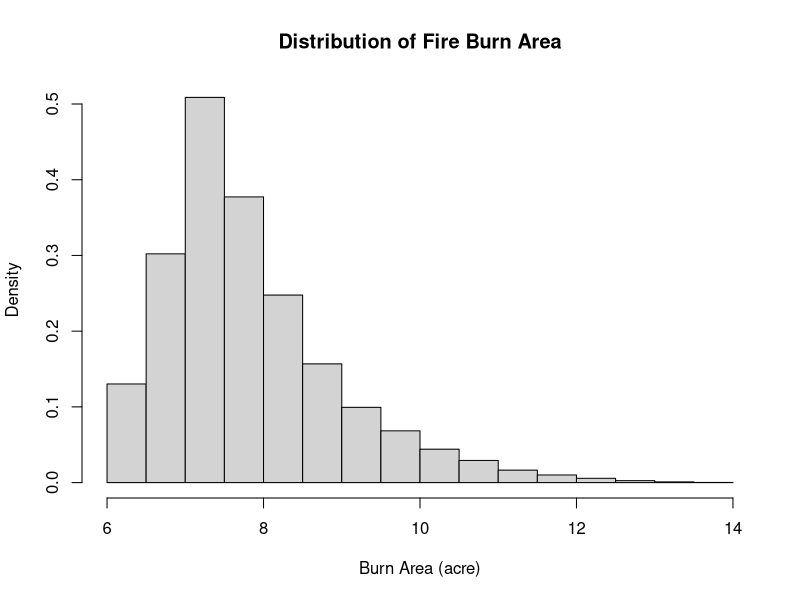
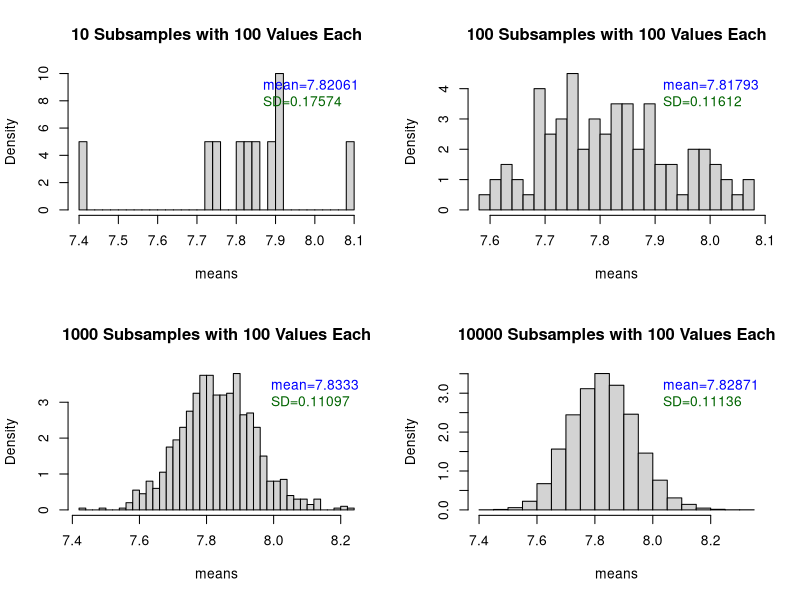
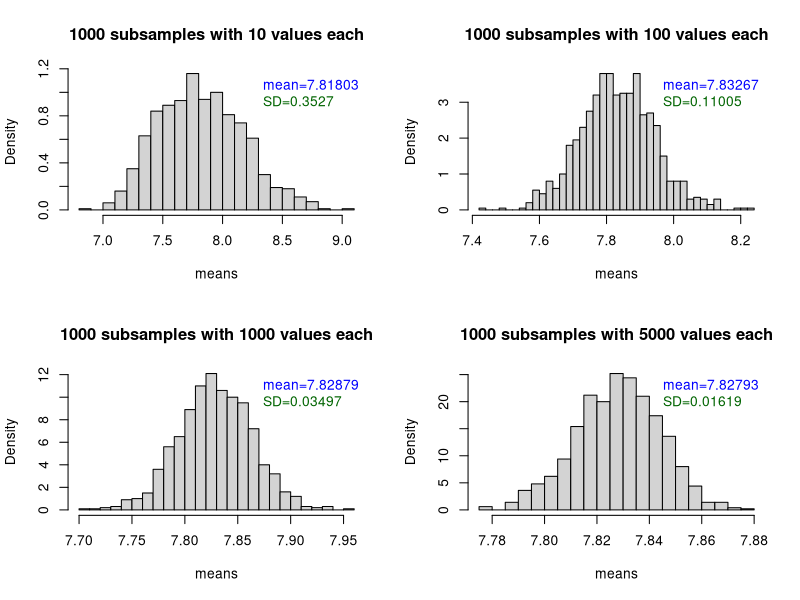
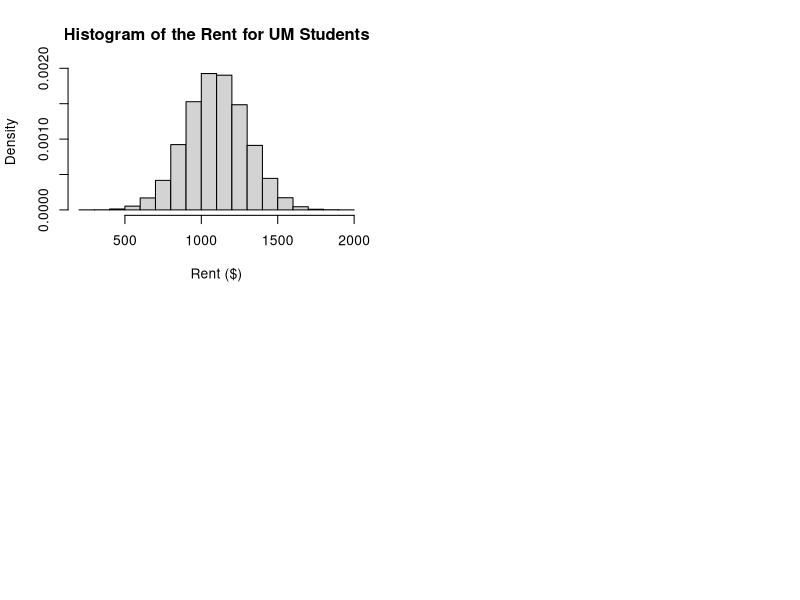
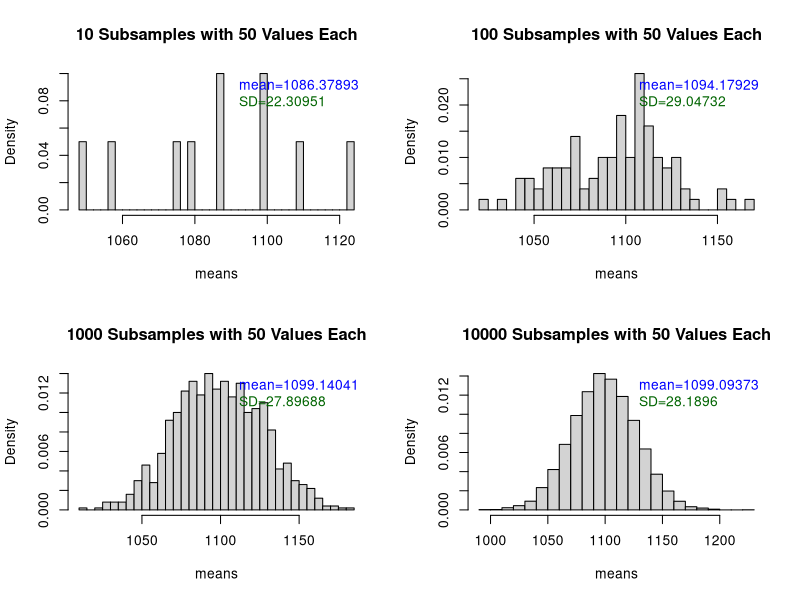
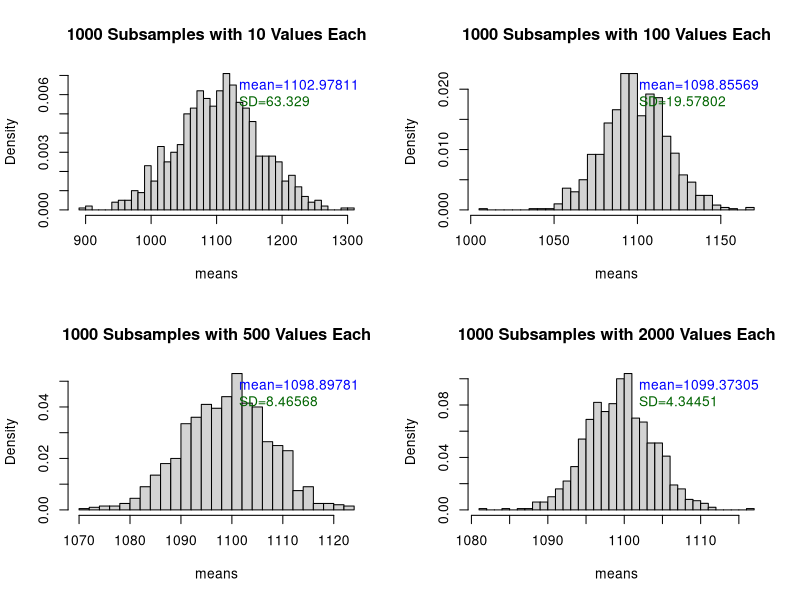

Recreate these plots in R, in order.
## ---- chunk 1
# setup
set.seed(100)  # set random seed
fireinfo <- read.csv("../data/lab2/firinfo.csv")
head(fireinfo)

# get the mean and sd of the sample data
mean(fireinfo$BurnBndAc)
sd(fireinfo$BurnBndAc)

# histogram of the data
hist(fireinfo$BurnBndAc, probability=T, main="Distribution of Fire Burn Area", xlab='Burn Area (acre)')
## ---- chunk 2
# define function: get the sample mean vector, var stands for the attribute in the data
meansVector <- function(data, sample_times, sample_size, var) {
  v <- c()  # create blank vector
  for (i in 1:sample_times) {
    y <- sample(data[, var], sample_size, replace = TRUE)  # get replaced sample
    m <- mean(y)
    v[i] <- m
  }
  return(v)
}
## ---- chunk 3
# increasing the number of subsamples
set.seed(100)
sample_times <- c(10, 100, 1000, 10000) # number of subsamples

par(mfrow = c(2, 2))  # set subplot
for (i in c(1:length(sample_times))) {
  means <- meansVector(fireinfo, sample_times[i], 100, "BurnBndAc")  # get sample means
  avg <- round(mean(means), 5)  # mean of the sample means
  SD <- round(sd(means), 5)  # std of the sample means
  hist(means, probability=T, main = paste0(sample_times[i], " Subsamples with 100 Values Each"), breaks=30)
  legend("topright", bty = 'n', legend = c(paste0("mean=", avg), paste0("SD=", SD)), text.col = c("blue", "dark green"))
}

## ---- chunk 4
set.seed(100)
# Increasing the number of values within each subsample
sample_size <- c(10, 100, 1000, 5000)

par(mfrow = c(2, 2))
for (i in c(1:length(sample_size))) {
  means <- meansVector(fireinfo, 1000, sample_size[i], "BurnBndAc")
  avg <- round(mean(means), 5)
  SD <- round(sd(means), 5)
  hist(means, probability = TRUE, main = paste0("1000 subsamples with ", sample_size[i], " values each"), breaks=30)
  legend("topright", bty = "n", legend = c(paste0("mean=", avg), paste0("SD=", SD)), text.col = c("blue", "dark green"))
}
## ---- chunk 5
# create a dataset called "rentdata"
set.seed(100)
rentdata <- rnorm(mean=1100, n=40000, sd=200)
## ---- chunk 6
meansVector <- function(data, times, size) {
  v <- c()
  for (i in 1:times) {
    y <- sample(data, size, replace=TRUE)
    m <- mean(y)
    v[i] <- m
  }
  return(v)
}
## ---- chunk 7
set.seed(100)
# (1) Plot the histogram of the rent data
hist(rentdata, probability=T, main='Histogram of the Rent for UM Students', xlab='Rent ($)')

# (2) Create a series of histograms where you gradually increase the number of subsamples you take, but keep the number of values in each subsample constant
sample_times <- c(10, 100, 1000, 10000)
par(mfrow=c(2,2))
for (i in c(1:length(sample_times))) {
  means <- meansVector(rentdata, sample_times[i], 50)
  avg <- round(mean(means), 5)
  SD <- round(sd(means), 5)
  hist(means, probability = TRUE, main = paste0(sample_times[i], ' Subsamples with 50 Values Each'), breaks=30)
  legend("topright", bty = "n", legend = c(paste0("mean=", avg), paste0("SD=", SD)), text.col = c("blue", "dark green"))
}

# (3) Create a series of histograms where you keep the number of subsamples you take constant, but increase the number of values within each subsample
sample_size <- c(10, 100, 500, 2000)
par(mfrow=c(2,2))
for (i in c(1:length(sample_size))) {
  means <- meansVector(rentdata, 1000, sample_size[i])
  avg <- round(mean(means), 5)
  SD <- round(sd(means), 5)
  hist(means, probability = TRUE, main = paste0('1000 Subsamples with ', sample_size[i], ' Values Each'), breaks=30)
  legend("topright", bty = "n", legend = c(paste0("mean=", avg), paste0("SD=", SD)), text.col = c("blue", "dark green"))
}

## ---- chunk 8
set.seed(100)
# sample data --> 10,000 students' heights
heights <- rnorm(10000, mean=65, sd=2)

# define the function to compute the confidence interval
cifun <- function(means, zcrit, sem) {
  cilower <- means - zcrit * sem
  ciupper <- means + zcrit * sem
  cirange <- c(cilower, ciupper)
  return(cirange)
}
## ---- chunk 9
# get the parameters needed for CI computation
means <- mean(heights)
zcrit <- qnorm(.975)  # 95% CI
sem <- (sd(heights)/sqrt(length(heights)))

# get CI
cifun(means, zcrit, sem)
## ---- chunk 10
# Calculate the 90% CIs.
# get the parameters needed for CI computation
means <- mean(heights)
zcrit <- qnorm(.95)  # 90% CI
sem <- (sd(heights)/sqrt(length(heights)))

# get CI
cifun(means, zcrit, sem)
## ---- chunk 11
set.seed(100)
# get the sample of 100
heights <- rnorm(100, mean=65, sd=2)

# calculate the 95% CI
means <- mean(heights)
zcrit <- qnorm(.975)
sem <- (sd(heights)/sqrt(length(heights)))
cifun(means, zcrit, sem)
